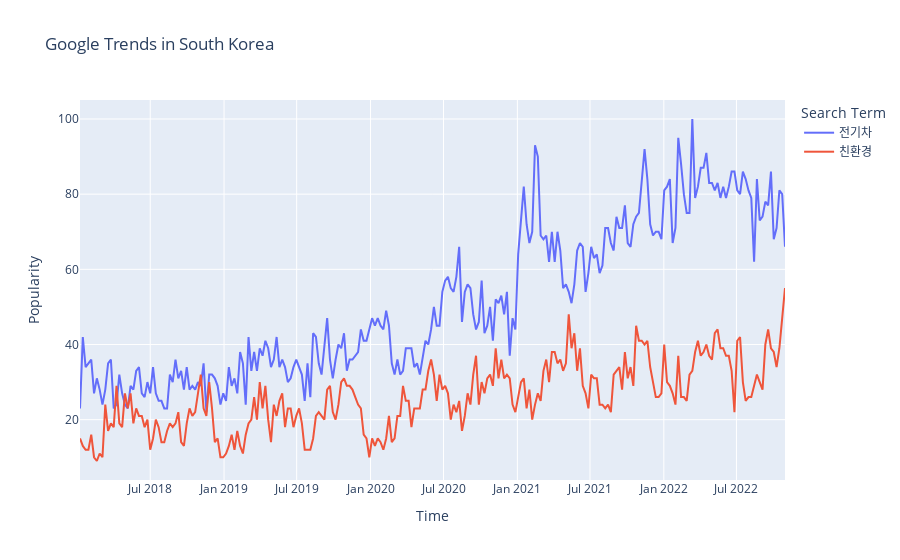

The notebook cell saved with this chart:
### Code cell
pytrends = TrendReq(hl='ko', tz=540)

kw_list = ["전기차", "친환경"]

pytrends.build_payload(kw_list, cat=0, timeframe="2018-01-01 2022-10-31", geo="KR")
data = pytrends.interest_over_time()
data = data.reset_index()

print(data.head(20))

fig = px.line(data, x="date", y=kw_list,
              title="Google Trends in South Korea",
             labels={
                 "variable" : "Search Term", "date" : "Time", "value" : "Popularity"
             })
fig.show()

### Figure 1 — Plotly figure (JSON) as saved in the notebook; plotly's stock layout.template omitted (floating-point values rounded to 4 significant figures; data arrays with more than 128 entries replaced by an {"elided": "..."} marker saying what was removed)
{"data": [{"hovertemplate": "Search Term=전기차<br>Time=%{x}<br>Popularity=%{y}<extra></extra>", "legendgroup": "전기차", "line": {"color": "#636efa", "dash": "solid"}, "marker": {"symbol": "circle"}, "mode": "lines", "name": "전기차", "orientation": "v", "showlegend": true, "type": "scatter", "x": {"elided": "252 str values"}, "xaxis": "x", "y": {"elided": "252 int values"}, "yaxis": "y"}, {"hovertemplate": "Search Term=친환경<br>Time=%{x}<br>Popularity=%{y}<extra></extra>", "legendgroup": "친환경", "line": {"color": "#EF553B", "dash": "solid"}, "marker": {"symbol": "circle"}, "mode": "lines", "name": "친환경", "orientation": "v", "showlegend": true, "type": "scatter", "x": {"elided": "252 str values"}, "xaxis": "x", "y": {"elided": "252 int values"}, "yaxis": "y"}], "layout": {"legend": {"title": {"text": "Search Term"}, "tracegroupgap": 0}, "title": {"text": "Google Trends in South Korea"}, "xaxis": {"anchor": "y", "domain": [0, 1], "title": {"text": "Time"}}, "yaxis": {"anchor": "x", "domain": [0, 1], "title": {"text": "Popularity"}}}}
